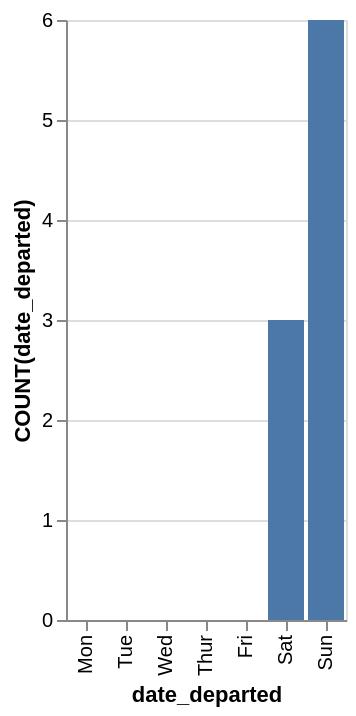

Write the Vega-Lite specification saved for this chart.
### Vega-Lite specification from a JSON file in a GitHub repository (floating-point values rounded to 4 significant figures)
{"data": {"values": [{"x_data": "Mon", "y_data": 0}, {"x_data": "Tue", "y_data": 0}, {"x_data": "Wed", "y_data": 0}, {"x_data": "Thur", "y_data": 0}, {"x_data": "Fri", "y_data": 0}, {"x_data": "Sat", "y_data": 3}, {"x_data": "Sun", "y_data": 6}]}, "mark": "bar", "encoding": {"x": {"field": "x_data", "type": "nominal", "title": "date_departed", "sort": {"op": "sum", "field": "y_data", "order": "ascending"}}, "y": {"field": "y_data", "type": "quantitative", "title": "COUNT(date_departed)"}}}
